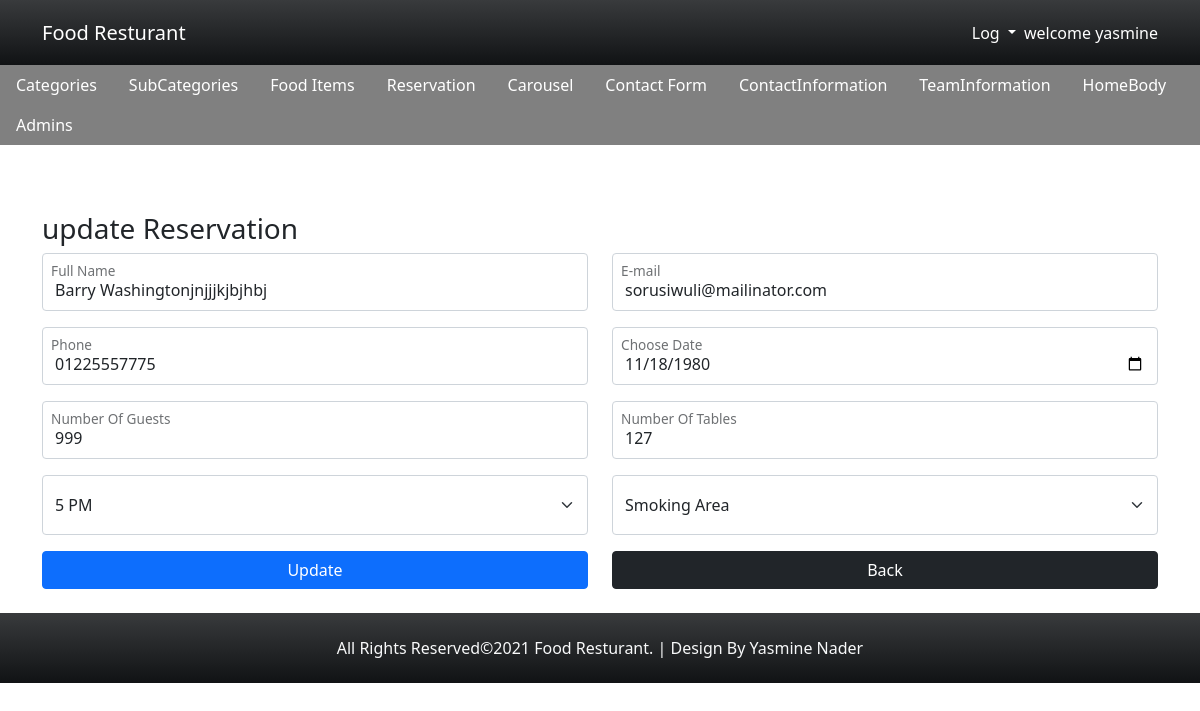
Screenshot of /reservation/ReservationUpdate.php?id=7 (signed in) with the database file from the repository.
### tables this page shows
CREATE TABLE `reservation` (
  `id` int(11) NOT NULL,
  `name` char(200) NOT NULL,
  `email` char(150) NOT NULL,
  `phone` char(11) NOT NULL,
  `date` date NOT NULL,
  `guests` int(11) NOT NULL,
  `tables` tinyint(20) NOT NULL,
  `time` char(10) NOT NULL,
  `section` char(50) NOT NULL
);

### reservation/ReservationUpdate.php (the view, shortened to what this page needs)
<?php
require "../connection/dbconnection.php";
$id=filter_var($_GET["id"],FILTER_SANITIZE_NUMBER_INT);
$query="select * from reservation where id=".$id;
$sql=mysqli_query($con,$query);
if($sql){
    $operation=mysqli_fetch_assoc($sql);
}else{
    echo "no data related to this id";
}
?>
<?php include "../layout/headeradmin.php";?>
<?php include "../layout/navbaradmin.php";?>
    <h4 class="text-center reservetitle">Reservation Update Form</h4>
  <div class="container">
  <?php if(isset($_SESSION["Name"])){?>
      <h3 >update Reservation </h3>
<form method="post" action="<?php echo htmlspecialchars($_SERVER['PHP_SELF']).'?id='.$id?>" class="row row-cols-2 " >
    <div class="form-floating mb-3">
        <input type="text" class="form-control" id="fName" placeholder="Full Name" name="name" value="<?php echo $operation["name"]?>">
        <label for="fName" class="ms-2">Full Name</label>
      </div>
      <div class="form-floating mb-3">
       <input type="email" class="form-control" id="email" placeholder="E-mail" name="email" value="<?php echo $operation["email"]?>">
        <label for="email" class="ms-2">E-mail</label>
      </div>
      <div class="form-floating mb-3">
        <input type="text" class="form-control" id="phone" placeholder="Phone" name="phone" value="<?php echo $operation["phone"]?>">
        <label for="phone" class="ms-2">Phone</label>
      </div>
      <div class="form-floating mb-3">
        <input type="date" class="form-control" id="date" placeholder="Date" name="date" value="<?php echo $operation["date"]?>">
        <label for= "date" class="ms-2">Choose Date</label>
      </div>
      <div class="form-floating mb-3">
        <input type="number" class="form-control" id="guest" placeholder="Number Of Guests" name="guests" min="1" value="<?php echo $operation["guests"]?>">
        <label for="guest" class="ms-2">Number Of Guests</label>
      </div>
      <div class="form-floating mb-3">
        <input type="number" class="form-control" id="table" placeholder="Number Of Tables" name="tables" min="1" value="<?php echo $operation["tables"]?>">
        <label for="table" class="ms-2">Number Of Tables</label>
      </div>
      <div>
      <select class="form-select" name="time" value="<?php echo $operation["time"]?>">
        <option value="5 PM"<?php if($operation["time"]=="5 PM") echo 'selected'; ?>>5  PM</option>
      </select>
    </div>
    <div>
      <select class="form-select" name="section" value="<?php echo $operation["section"]?>">
        <option value="Smoking Area" <?php if($operation["section"]=="Smoking Area") echo 'selected'; ?>>Smoking Area</option>
      </select>
    </div>
    <div>
    <button type="submit"  class="btn btn-primary mt-3 w-100 " >Update</button>
    </div>
        <div>
    <a href="reservationDisplay.php" class="btn btn-dark mt-3 w-100 mb-4">Back</a>
</div>
</form>
</div>
<?php include '../layout/footer.php'?>
<?php } else{header("location: ../admins/login.php");} ?>

### css/style.css (style rules this page uses)
body { padding: 0px; margin: 0px; }
select { height: 60px; }
.reservetitle { margin-top: 30px; color: white; font-style: italic; font-weight: bold; }

### rows the page displays
reservation: name "Barry Washingtonjnjjjkjbjhbj", email "sorusiwuli@mailinator.com", phone "01225557775", date "11/18/1980", guests "999", tables "127", time "5 PM", section "Smoking Area"

### other values shown
$_SESSION["Name"] "yasmine"
